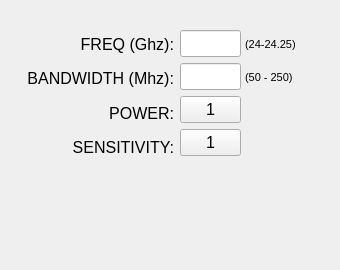
<?xml version="1.0" encoding="UTF-8"?>
<ui version="4.0">
 <class>radarParams</class>
 <widget class="QWidget" name="radarParams">
  <property name="geometry">
   <rect>
    <x>0</x>
    <y>0</y>
    <width>340</width>
    <height>270</height>
   </rect>
  </property>
  <property name="font">
   <font>
    <pointsize>12</pointsize>
   </font>
  </property>
  <property name="windowTitle">
   <string>Form</string>
  </property>
  <widget class="QWidget" name="layoutWidget">
   <property name="geometry">
    <rect>
     <x>180</x>
     <y>30</y>
     <width>61</width>
     <height>128</height>
    </rect>
   </property>
   <layout class="QVBoxLayout" name="verticalLayout">
    <item>
     <widget class="vkILine" name="le_radarFreq">
      <property name="alignment">
       <set>Qt::AlignCenter</set>
      </property>
     </widget>
    </item>
    <item>
     <widget class="vkILine" name="le_radarBandwidth">
      <property name="alignment">
       <set>Qt::AlignCenter</set>
      </property>
     </widget>
    </item>
    <item>
     <widget class="QPushButton" name="pb_radarPower">
      <property name="text">
       <string>1</string>
      </property>
     </widget>
    </item>
    <item>
     <widget class="QPushButton" name="pb_radarSensitivity">
      <property name="text">
       <string>1</string>
      </property>
     </widget>
    </item>
   </layout>
  </widget>
  <widget class="QWidget" name="layoutWidget">
   <property name="geometry">
    <rect>
     <x>10</x>
     <y>30</y>
     <width>164</width>
     <height>131</height>
    </rect>
   </property>
   <layout class="QVBoxLayout" name="verticalLayout_2">
    <item>
     <widget class="QLabel" name="lb_freq">
      <property name="text">
       <string>FREQ (Ghz):</string>
      </property>
      <property name="alignment">
       <set>Qt::AlignRight|Qt::AlignTrailing|Qt::AlignVCenter</set>
      </property>
     </widget>
    </item>
    <item>
     <widget class="QLabel" name="lb_bandwidth">
      <property name="text">
       <string> BANDWIDTH (Mhz):</string>
      </property>
      <property name="alignment">
       <set>Qt::AlignRight|Qt::AlignTrailing|Qt::AlignVCenter</set>
      </property>
     </widget>
    </item>
    <item>
     <widget class="QLabel" name="lb_power">
      <property name="text">
       <string>POWER:</string>
      </property>
      <property name="alignment">
       <set>Qt::AlignRight|Qt::AlignTrailing|Qt::AlignVCenter</set>
      </property>
     </widget>
    </item>
    <item>
     <widget class="QLabel" name="lb_sensitivity">
      <property name="text">
       <string>SENSITIVITY:</string>
      </property>
      <property name="alignment">
       <set>Qt::AlignRight|Qt::AlignTrailing|Qt::AlignVCenter</set>
      </property>
     </widget>
    </item>
   </layout>
  </widget>
  <widget class="QWidget" name="">
   <property name="geometry">
    <rect>
     <x>245</x>
     <y>30</y>
     <width>92</width>
     <height>61</height>
    </rect>
   </property>
   <layout class="QVBoxLayout" name="verticalLayout_3">
    <item>
     <widget class="QLabel" name="label">
      <property name="font">
       <font>
        <pointsize>8</pointsize>
       </font>
      </property>
      <property name="text">
       <string>(24-24.25)         </string>
      </property>
     </widget>
    </item>
    <item>
     <widget class="QLabel" name="label_2">
      <property name="font">
       <font>
        <pointsize>8</pointsize>
       </font>
      </property>
      <property name="text">
       <string>(50 - 250) </string>
      </property>
     </widget>
    </item>
   </layout>
  </widget>
 </widget>
 <customwidgets>
  <customwidget>
   <class>vkILine</class>
   <extends>QLineEdit</extends>
   <header>vkiline.h</header>
  </customwidget>
 </customwidgets>
 <resources/>
 <connections/>
</ui>
